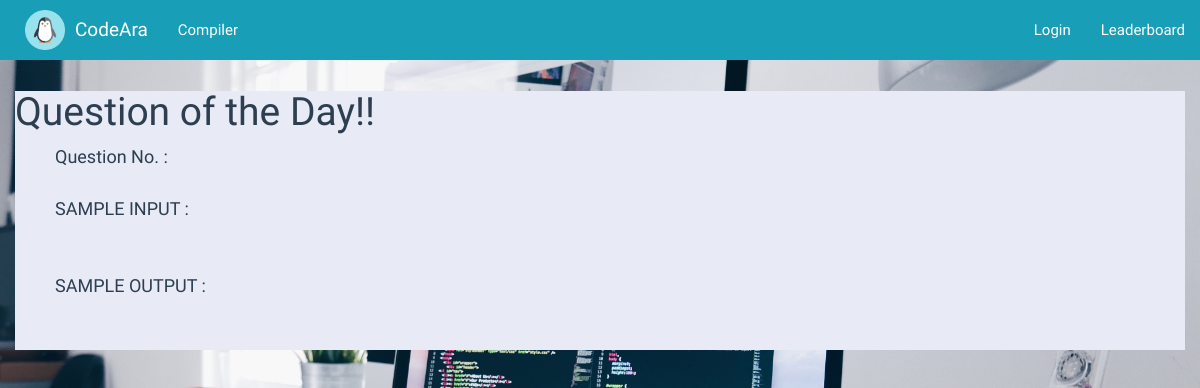
/, run on an earlier commit of the app's database.
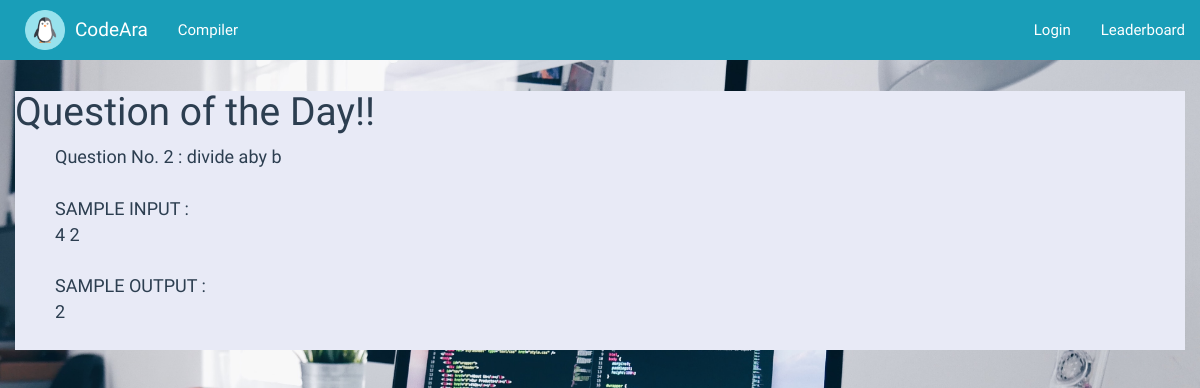
And on a later commit of the database.
### compiler/models.py (models this page shows, shortened)
class Question(models.Model):
    qno = models.IntegerField(default=0)
    text = models.CharField(max_length=45000)
    testcaseno = models.IntegerField(default=0)
    samplein = models.CharField(max_length=45000,default='')
    sampleout = models.CharField(max_length=45000,default='')
    tc1 = models.CharField(max_length=1000)
    tc2 = models.CharField(max_length=1000)
    tc3 = models.CharField(max_length=1000)
    tc1_sol = models.CharField(max_length=1000)
    tc2_sol = models.CharField(max_length=1000)
    tc3_sol = models.CharField(max_length=1000)

### user/views.py (the view)
# urls.py: path('', views.home, name = 'home'),
def home(request):
    ques = Question.objects.order_by('?').first()
    question = {"q_num":ques}
    return render(request,"home.html", question)

### user/templates/home.html
{% extends 'base.html' %}
{% block content %}
<head>
    {% load static %}
  <link href="{% static 'compiler/css/theme.css' %}" rel="stylesheet" type="text/css"/>
</head>
 <div class="w3-container w3-teal" id="q_id">
  <h1> Question of the Day!!</h1>
    <ol>
      Question No. {{q_num.qno}} :
      {{q_num.text}}<br><br>
      SAMPLE INPUT : <br>
      {{q_num.samplein}}<br><br>
      SAMPLE OUTPUT : <br>
      {{q_num.sampleout}} <br><br>
    </ol>
</div>
{% endblock content %}

### compiler/templates/base.html (shortened to what this page needs)
<!DOCTYPE HTML>
<html>
<head>
    {% load static %}
    <link href="{% static 'compiler/css/bootstrap.min.css' %}" rel="stylesheet" type="text/css"/>
    <link href="{% static 'compiler/css/theme.css' %}" rel="stylesheet" type="text/css"/>
</head>
<body>
   <nav  class="navbar navbar-inverse navbar-fixed-top" style="background: #199EB8">
      <div class="container">
        <div class="navbar-header">
          <a style="padding:0" class="navbar-brand" href="/">
              <img style="padding:10px;" src="{% static 'compiler/image/peng.png' %}" height="100%"/>
          </a>
          <a class="navbar-brand" href="/">CodeAra</a>
        </div>
        <div id="navbar" class="collapse navbar-collapse">
          <ul class="nav navbar-nav">
            <li><a href="{% url 'compiler:compiler' %}">Compiler</a></li>
          </ul>
          <ul class="nav navbar-nav navbar-right">
            {% if user.is_authenticated %}
                <li class="dropdown">
                    <a href="#" class="dropdown-toggle" data-toggle="dropdown" role="button" aria-haspopup="true" aria-expanded="false">{{ user.username}} <span class="caret"></span></a>
                    <ul class="dropdown-menu">
                    <li><a href="{% url 'user:user_detail' %}">Profile</a></li>
                      <li><a href="{% url 'account_logout' %}">Logout</a></li>
                    </ul>
                </li>
             {% else %}
              <li><a href="{% url 'account_login' %}">Login</a></li>
            {% endif %}
            <ul class="nav navbar-nav navbar-right">
            <li><a href="{% url 'user:leaderboard' %}">Leaderboard</a></li>
          </ul>
        </div>
      </div>
    </nav>
<div class="container-fluid">
        {% block content %}
        {% endblock %}
</div>
</body>
</html>

### compiler/static/compiler/css/theme.css (style rules this page uses)
body { font-family: 'Quicksand', sans-serif !important; padding-top: 70px; padding-bottom: 30px; background-image: url("../image/bck.jpg"); background-attachment:fixed; background-repeat: no-repeat; background-size: cover; }
body * { font-family: 'Quicksand', sans-serif; }
#q_id { text-decoration-color:#00c853; background-color: #E8EAF6; font-size: 18px !important; }
* { -webkit-transition-duration: 0.2s; -moz-transition-duration: 0.2s; -ms-transition-duration: 0.2s; -o-transition-duration: 0.2s; transition-duration: 0.2s; }

What changed in the data, as far as the page shows it:
added Question: qno "2", text "divide aby b", samplein "4 2", sampleout "2"
